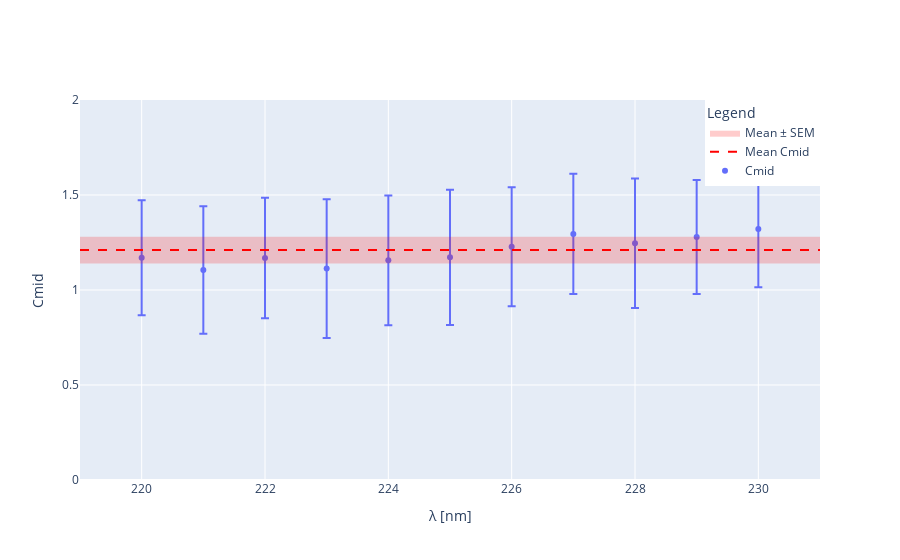

Here is the notebook cell this chart was saved with:
### Code cell
# Extract Cmid and its error
Cmid_values = fit_df['Cmid']
Cmid_errors = fit_df['Cmid_err']

# Compute mean and standard error of the mean
weights = 1/Cmid_errors**2
mean_Cmid = np.average(Cmid_values, weights=weights)
mean_Cmid_err = np.sqrt(np.sum(weights*((Cmid_values-mean_Cmid)**2))/np.sum(weights))



fig = go.Figure()

# markers
fig.add_trace(go.Scatter(
    x=fit_df['λ'],
    y=Cmid_values,
    error_y=dict(type='data', array=Cmid_errors, visible=True),
    mode='markers',
    name='Cmid'
))

mean_line_points = np.concatenate([[219],fit_df['λ'],[231]])
# mean dashed line
fig.add_trace(go.Scatter(
    x= mean_line_points,
    y=[mean_Cmid]*len(mean_line_points),
    mode='lines',
    line=dict(color='red', dash='dash'),
    name='Mean Cmid'
))

# bottom
fig.add_trace(go.Scatter(
    x=mean_line_points,
    y=[mean_Cmid - mean_Cmid_err]*len(mean_line_points),
    mode='lines',
    line=dict(color='red', width=0),
    showlegend=False
))
#top
fig.add_trace(go.Scatter(
    x=mean_line_points,
    y=[mean_Cmid + mean_Cmid_err]*len(mean_line_points),
    mode='lines',
    fill='tonexty',
    fillcolor='rgba(255,0,0,0.2)',
    line=dict(color='red', width=0),
    name='Mean ± SEM'
))

fig.update_layout(
    xaxis_title='λ [nm]',
    yaxis_title='Cmid',
    # title='Cmid vs λ with Mean and SEM',
    legend_title='Legend',
    yaxis=dict(range=[0, 2]),
    legend=dict(
        x=1,
        y=1,
        xanchor='right',
        yanchor='top'
    )
)

fig.show()

### Figure 1 — Plotly figure (JSON) as saved in the notebook; plotly's stock layout.template omitted (floating-point values rounded to 4 significant figures)
{"data": [{"error_y": {"array": [0.3063, 0.3, 0.3412, 0.317, 0.3135, 0.3558, 0.341, 0.3652, 0.3171, 0.3354, 0.3027], "type": "data", "visible": true}, "mode": "markers", "name": "Cmid", "type": "scatter", "x": [230, 229, 228, 227, 226, 225, 224, 223, 222, 221, 220], "y": [1.321, 1.279, 1.246, 1.295, 1.227, 1.172, 1.156, 1.113, 1.168, 1.105, 1.169]}, {"line": {"color": "red", "dash": "dash"}, "mode": "lines", "name": "Mean Cmid", "type": "scatter", "x": [219, 230, 229, 228, 227, 226, 225, 224, 223, 222, 221, 220, 231], "y": [1.21, 1.21, 1.21, 1.21, 1.21, 1.21, 1.21, 1.21, 1.21, 1.21, 1.21, 1.21, 1.21]}, {"line": {"color": "red", "width": 0}, "mode": "lines", "showlegend": false, "type": "scatter", "x": [219, 230, 229, 228, 227, 226, 225, 224, 223, 222, 221, 220, 231], "y": [1.14, 1.14, 1.14, 1.14, 1.14, 1.14, 1.14, 1.14, 1.14, 1.14, 1.14, 1.14, 1.14]}, {"fill": "tonexty", "fillcolor": "rgba(255,0,0,0.2)", "line": {"color": "red", "width": 0}, "mode": "lines", "name": "Mean ± SEM", "type": "scatter", "x": [219, 230, 229, 228, 227, 226, 225, 224, 223, 222, 221, 220, 231], "y": [1.28, 1.28, 1.28, 1.28, 1.28, 1.28, 1.28, 1.28, 1.28, 1.28, 1.28, 1.28, 1.28]}], "layout": {"legend": {"title": {"text": "Legend"}, "x": 1, "xanchor": "right", "y": 1, "yanchor": "top"}, "xaxis": {"title": {"text": "λ [nm]"}}, "yaxis": {"range": [0, 2], "title": {"text": "Cmid"}}}}
